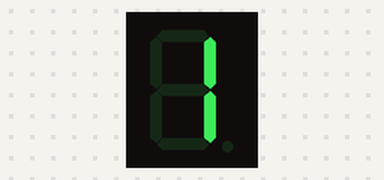
The sketch below on a simulated Arduino Uno, built with avr-gcc and run on an emulated ATmega328P. Shown: 1-digit seven-segment display. Wiring (inferred from the names in the program): 1-digit 7-segment display, segments lit when HIGH: segments pin 2, pin 3, pin 4, pin 5, pin 6, pin 7, pin 8, pin 9. The segment pins are drawn as the display they are named for.

Above: at 0.1 s.
At 3.1 s:
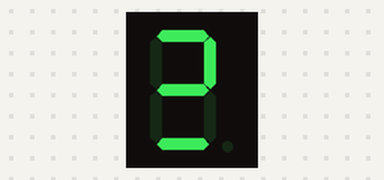
At 14.1 s:
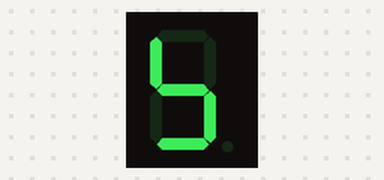
At 20.1 s:
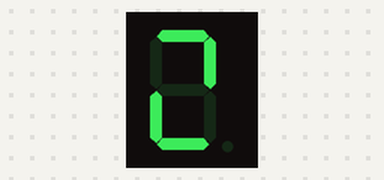
At 25.1 s:
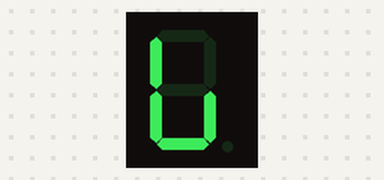
At 36.1 s:
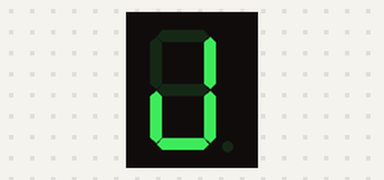

The sketch:

analog_digital.ino
```cpp
int a = 2;
int b = 3;
int c = 4;
int d = 5;
int e = 6;
int f = 7;
int g = 8;
int dp = 9;

void digital_1(void) //显示数字1
{
  unsigned char j;
  digitalWrite(c, HIGH); //给数字接口5 引脚高电平，点亮c 段
  digitalWrite(b, HIGH); //点亮b 段
  for (j = 7; j <= 11; j++) //熄灭其余段
    digitalWrite(j, LOW);
  digitalWrite(dp, LOW); //熄灭小数点DP 段
}
void digital_2(void) //显示数字2
{
  unsigned char j;
  digitalWrite(b, HIGH);
  digitalWrite(a, HIGH);
  for (j = 9; j <= 11; j++)
    digitalWrite(j, HIGH);
  digitalWrite(dp, LOW);
  digitalWrite(c, LOW);
  digitalWrite(f, LOW);
}
void digital_3(void) //显示数字3
{
  unsigned char j;
  digitalWrite(g, HIGH);
  digitalWrite(d, HIGH);
  for (j = 5; j <= 7; j++)
    digitalWrite(j, HIGH);
  digitalWrite(dp, LOW);
  digitalWrite(f, LOW);
  digitalWrite(e, LOW);
}
void digital_4(void) //显示数字4
{
  digitalWrite(c, HIGH);
  digitalWrite(b, HIGH);
  digitalWrite(f, HIGH);
  digitalWrite(g, HIGH);
  digitalWrite(dp, LOW);
  digitalWrite(a, LOW);
  digitalWrite(e, LOW);
  digitalWrite(d, LOW);
}
void digital_5(void) //显示数字5
{
  unsigned char j;
  for (j = 7; j <= 9; j++)
    digitalWrite(j, HIGH);
  digitalWrite(c, HIGH);
  digitalWrite(d, HIGH);
  digitalWrite(dp, LOW);
  digitalWrite(b, LOW);
  digitalWrite(e, LOW);
}
void digital_6(void) //显示数字6
{
  unsigned char j;
  for (j = 7; j <= 11; j++)
    digitalWrite(j, HIGH);
  digitalWrite(c, HIGH);
  digitalWrite(dp, LOW);
  digitalWrite(b, LOW);
}
void digital_7(void) //显示数字7
{
  unsigned char j;
  for (j = 5; j <= 7; j++)
    digitalWrite(j, HIGH);
  digitalWrite(dp, LOW);
  for (j = 8; j <= 11; j++)
    digitalWrite(j, LOW);
}
void digital_8(void) //显示数字8
{
  unsigned char j;
  for (j = 5; j <= 11; j++)
    digitalWrite(j, HIGH);
  digitalWrite(dp, LOW);
}
void setup()
{
  int i;
  for (i = 2; i <= 9; i++) {
    pinMode(i, OUTPUT);
    digitalWrite(i, LOW);
  }
}
void loop()
{
  digital_1();//显示数字1
  delay(2000);//延时2s
  digital_2();//显示数字2
  delay(1000); //延时1s
  digital_3();//显示数字3
  delay(1000); //延时1s
  digital_4();//显示数字4
  delay(1000); //延时1s
  digital_5();//显示数字5
  delay(1000); //延时1s
  digital_6();//显示数字6
  delay(1000); //延时1s
  digital_7();//显示数字7
  delay(1000); //延时1s
  digital_8();//显示数字8
  delay(1000); //延时1s
}
```

Measured:
- what the display in image 1 shows lasts 1.0 s, from 3.0 s to 4.0 s
- what the display in image 2 shows lasts 2.0 s, from 14.0 s to 16.0 s
